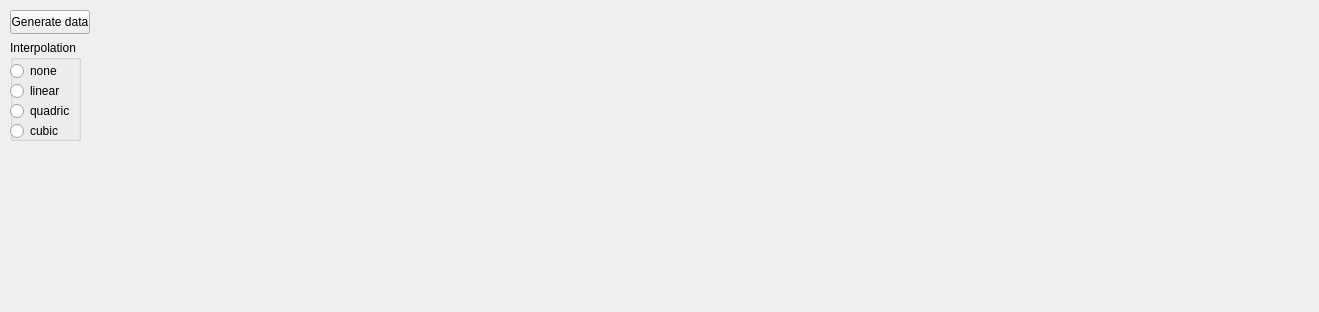
<?xml version="1.0" encoding="UTF-8"?>
<ui version="4.0">
 <class>Widget</class>
 <widget class="QWidget" name="Widget">
  <property name="geometry">
   <rect>
    <x>0</x>
    <y>0</y>
    <width>1319</width>
    <height>312</height>
   </rect>
  </property>
  <property name="windowTitle">
   <string>Widget</string>
  </property>
  <widget class="QPushButton" name="pushButton">
   <property name="geometry">
    <rect>
     <x>10</x>
     <y>10</y>
     <width>80</width>
     <height>24</height>
    </rect>
   </property>
   <property name="text">
    <string>Generate data</string>
   </property>
  </widget>
  <widget class="QGroupBox" name="groupBox">
   <property name="geometry">
    <rect>
     <x>10</x>
     <y>40</y>
     <width>71</width>
     <height>101</height>
    </rect>
   </property>
   <property name="inputMethodHints">
    <set>Qt::ImhNone</set>
   </property>
   <property name="title">
    <string>Interpolation</string>
   </property>
   <property name="flat">
    <bool>false</bool>
   </property>
   <property name="checkable">
    <bool>false</bool>
   </property>
   <property name="checked">
    <bool>false</bool>
   </property>
   <widget class="QRadioButton" name="radioButton_4">
    <property name="geometry">
     <rect>
      <x>0</x>
      <y>20</y>
      <width>91</width>
      <height>22</height>
     </rect>
    </property>
    <property name="text">
     <string>none</string>
    </property>
   </widget>
   <widget class="QRadioButton" name="radioButton">
    <property name="geometry">
     <rect>
      <x>0</x>
      <y>40</y>
      <width>77</width>
      <height>22</height>
     </rect>
    </property>
    <property name="text">
     <string>linear</string>
    </property>
   </widget>
   <widget class="QRadioButton" name="radioButton_2">
    <property name="geometry">
     <rect>
      <x>0</x>
      <y>60</y>
      <width>77</width>
      <height>22</height>
     </rect>
    </property>
    <property name="text">
     <string>quadric</string>
    </property>
   </widget>
   <widget class="QRadioButton" name="radioButton_3">
    <property name="geometry">
     <rect>
      <x>0</x>
      <y>80</y>
      <width>77</width>
      <height>22</height>
     </rect>
    </property>
    <property name="text">
     <string>cubic</string>
    </property>
   </widget>
  </widget>
 </widget>
 <resources/>
 <connections/>
</ui>
